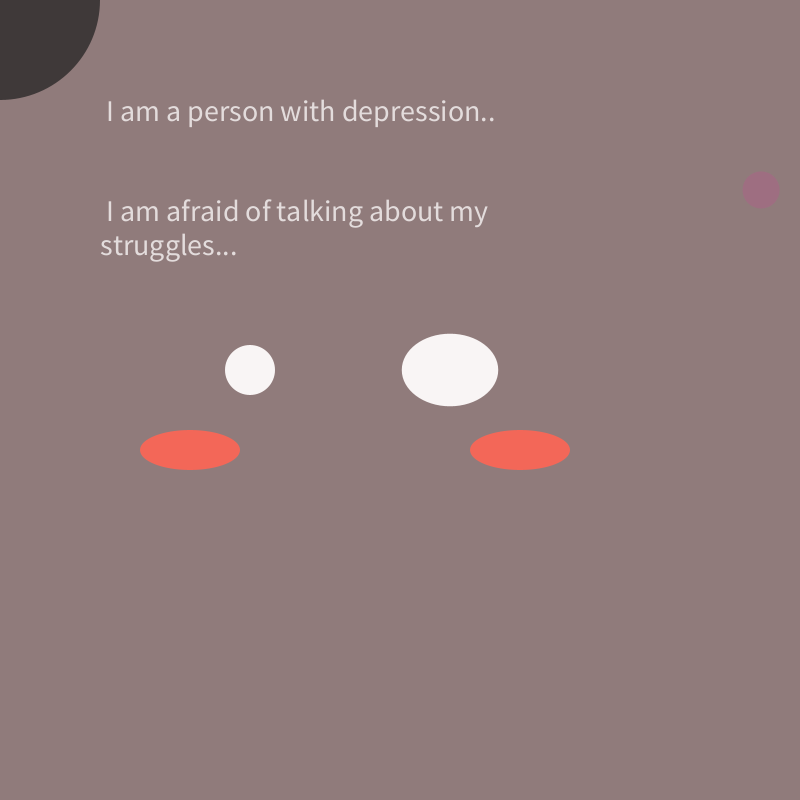
Frame 1 (no input)
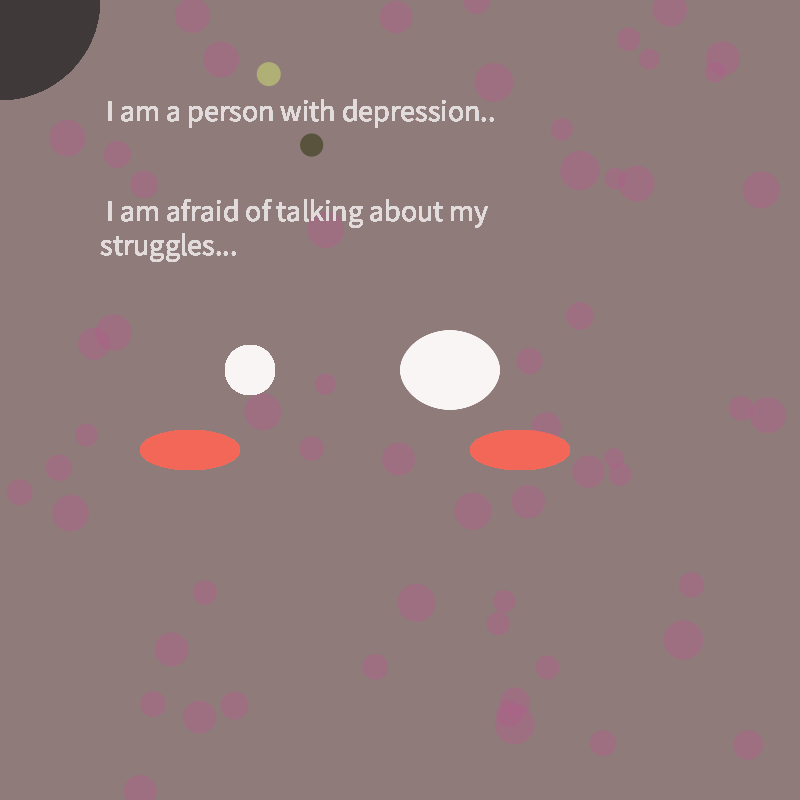
Frame 60 (the mouse pressed at the canvas centre just before this capture)
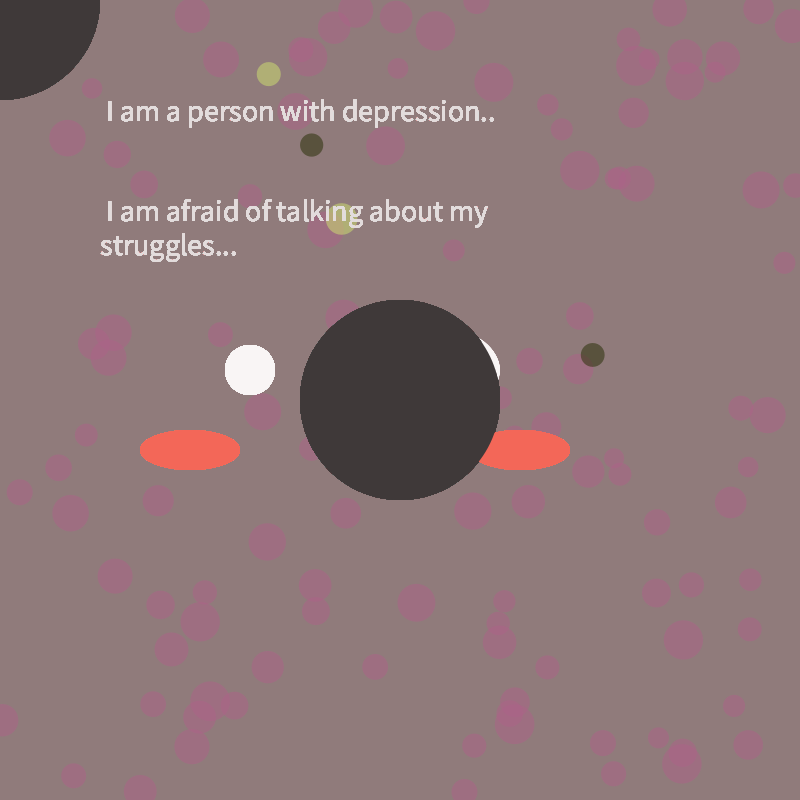
Frame 120 (the mouse held since frame 60 and released just before this capture)

The Processing sketch that drew these frames (run headless with seeded random() and noise(); from frame 60 on, the mouse is pressed at the canvas centre):

// Processing sketch: scene2
// ── scene2.pde
Face Me;
Depression Black;


void setup(){
  size(800,800);
  background(144, 123, 123);
  Me = new Face(50,50);
  Black = new Depression(500,500,200,200);
  
  
}

void draw(){
 // dots pop up yet I am afraid of showing them, so my depression 
 // keeps erasing them
 // move mouse to erase my struggles 
 
  word();
  Me.eyes();
  Me.checks();
  //Me.mouth();
  Black.display(mouseX,mouseY);
  
  float x = random(width);
  float  y = random(height);
  float s = random(20, 40);
  float r = random(0,10);
  if (r < 0.25) {
    fill(207, 227, 111,128);
  } else if (r < 0.50) {
    fill(72, 87, 0,128);
  } else if (r < .75) {
    fill(34, 41, 0,128);
  } else {
    fill(171, 97, 135,128);
  }
 
  ellipse(x, y, s, s);
  
  
  
}
// scene#2
void word(){ 
  String two = " I am a person with depression.. ";
  String three = " I am afraid of talking about my struggles...";
  fill(227, 220, 220);
  textSize(30);
  text(two,100,100,500,500);
  textSize(30);
  text(three,100,200,500,500);
  
}

// ── Depression.pde
class Depression{
  float x;
  float y;
  float xLoc;
  float yLoc;
  
Depression(float x_, float y_, float xLoc_,float yLoc_){
   x=x_;
   y=y_;
  xLoc= xLoc_;
  yLoc= yLoc_;
  
}

void display(float changeX, float changeY){
  noStroke();
  fill(63, 57, 57);
  ellipse(changeX,changeY,xLoc,yLoc);
}

}

// ── Face.pde
class Face{
  float a;
  float b;
  
 
  
Face(float a_, float b_){
  a=a_;
  b=b_;
  
  
}

void eyes(){
  noStroke();
  fill(249, 245, 245);
  ellipse(250,370,a,b);
  //float mx= constrain(mouseX,100,200);
  //float my= constrain(mouseY,10,20);
  ellipse(450,370,random(90,100),random(70,80));
 }
void checks(){
  noStroke();
  fill(243, 103, 88);
  ellipse(190,450,100,40);
  ellipse(520,450,100,40);
  }
  
void mouth(){
  noStroke();
  fill(41, 4, 0);
  rectMode(CENTER);
  rect(350,480,200,10);
  
}
 }
